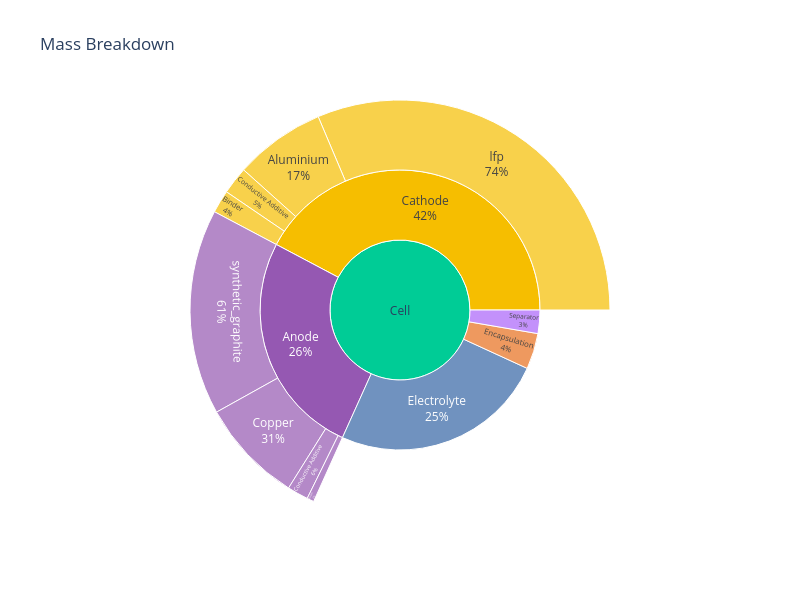

Notebook cell for this chart:
### Code cell
figure = cell.get_mass_breakdown_plot(width=800, height=600)
figure.show()

### Figure 1 — Plotly figure (JSON) as saved in the notebook; plotly's stock layout.template omitted (floating-point values rounded to 4 significant figures)
{"data": [{"branchvalues": "total", "customdata": [["(?)"], ["Anode"], ["Anode"], ["Anode"], ["Anode"], ["Anode"], ["Cathode"], ["Cathode"], ["Cathode"], ["Cathode"], ["Cathode"], ["Electrolyte"], ["Encapsulation"], ["Separator"]], "domain": {"x": [0, 1], "y": [0, 1]}, "hovertemplate": "labels=%{label}<br>mass=%{value}<br>parent=%{parent}<br>id=%{id}<br>level_1=%{customdata[0]}<extra></extra>", "ids": ["Cell", "Cell/Anode/synthetic_graphite", "Cell/Anode/Binder", "Cell/Anode/Conductive Additive", "Cell/Anode/Copper", "Cell/Anode", "Cell/Cathode/lfp", "Cell/Cathode/Binder", "Cell/Cathode/Conductive Additive", "Cell/Cathode/Aluminium", "Cell/Cathode", "Cell/Electrolyte", "Cell/Encapsulation", "Cell/Separator"], "labels": ["Cell", "synthetic_graphite", "Binder", "Conductive Additive", "Copper", "Anode", "lfp", "Binder", "Conductive Additive", "Aluminium", "Cathode", "Electrolyte", "Encapsulation", "Separator"], "marker": {"colors": ["#00cc96", "#9558B2", "#9558B2", "#9558B2", "#9558B2", "#9558B2", "#F6BE00", "#F6BE00", "#F6BE00", "#F6BE00", "#F6BE00", "#3465A4", "#E86E1C", "#ab63fa"]}, "name": "", "parents": ["", "Cell/Anode", "Cell/Anode", "Cell/Anode", "Cell/Anode", "Cell", "Cell/Cathode", "Cell/Cathode", "Cell/Cathode", "Cell/Cathode", "Cell", "Cell", "Cell", "Cell"], "textinfo": "percent parent+label", "type": "sunburst", "values": [272.3, 43.11, 1.47, 4.409, 21.82, 70.8, 85.41, 4.798, 5.758, 19.06, 115.0, 67.78, 11.29, 7.357]}], "layout": {"height": 600, "legend": {"tracegroupgap": 0}, "title": {"text": "Mass Breakdown"}, "width": 800}}
